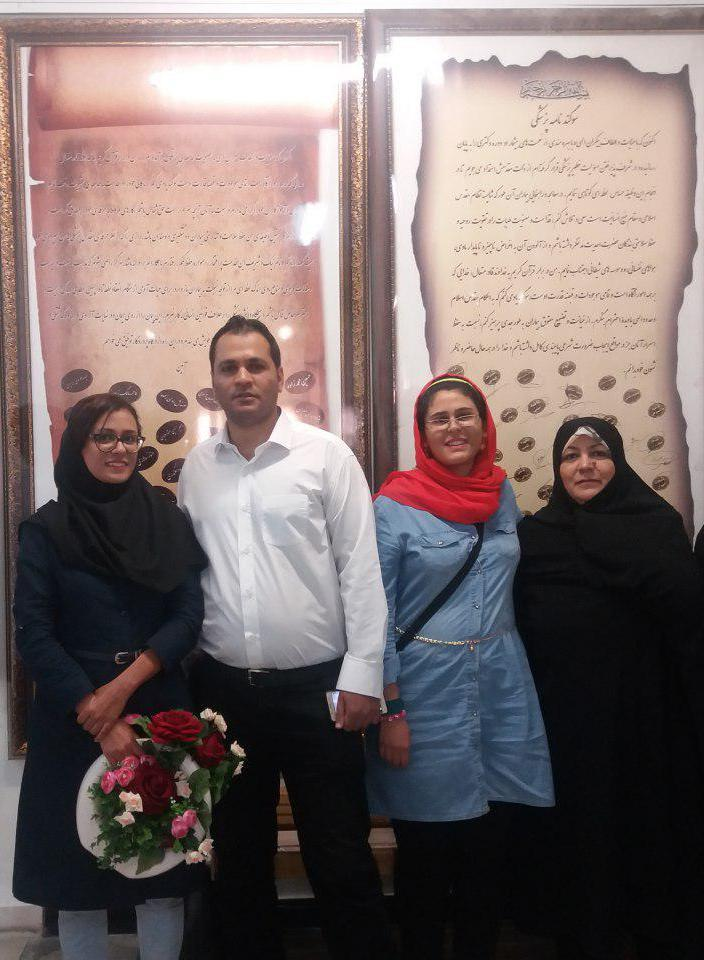
#> input picture leaves.jpg, 704 x 960 px
$ python red.py
#> lines starting #> are read from the running program, lines starting #| are printed output that depends on the picture
### simpleimage.py
"""
Stanford CS106AP SimpleImage
Written by Nick Parlante, Sonja Johnson-Yu, and Nick Bowman.
 -7/2019  version, has file reading, pix, foreach, hidden get/setpix
SimpleImage Features:
Create image:
  image = SimpleImage.blank(400, 200)   # create new image of size
  image = SimpleImage('foo.jpg')        # create from file
Access size
  image.width, image.height
Get pixel at x,y
  pix = image.get_pixel(x, y)
  # pix is RGB tuple like (100, 200, 0)
Set pixel at x,y
  image.set_pixel(x, y, pix)   # set data by tuple also
Get Pixel object at x,y
  pixel = image.get_pixel(x, y)
  pixel.red = 0
  pixel.blue = 255
Show image on screen
  image.show()
The main() function below demonstrates the above functions as a test.
"""

import sys
# If the following line fails, "Pillow" needs to be installed
from PIL import Image


def clamp(num):
    """
    Return a "clamped" version of the given num,
    converted to be an int limited to the range 0..255 for 1 byte.
    """
    num = int(num)
    if num < 0:
        return 0
    if num >= 256:
        return 255
    return num


class Pixel(object):
    """
    A pixel at an x,y in a SimpleImage.
    Supports set/get .red .green .blue
    and get .x .y
    """
    def __init__(self, image, x, y):
        self.image = image
        self._x = x
        self._y = y

    def __str__(self):
        return 'r:' + str(self.red) + ' g:' + str(self.green) + ' b:' + str(self.blue)

    # Pillow image stores each pixel color as a (red, green, blue) tuple.
    # So the functions below have to unpack/repack the tuple to change anything.

    @property
    def red(self):
        return self.image.px[self._x, self._y][0]

    @red.setter
    def red(self, value):
        rgb = self.image.px[self._x, self._y]
        self.image.px[self._x, self._y] = (clamp(value), rgb[1], rgb[2])

    @property
    def green(self):
        return self.image.px[self._x, self._y][1]

    # [4 lines left out: function green, not called in this run]

    @property
    def blue(self):
        return self.image.px[self._x, self._y][2]

    # [4 lines left out: function blue, not called in this run]

    @property
    def x(self):
        return self._x

    @property
    def y(self):
        return self._y


# color tuples for background color names 'red' 'white' etc.
BACK_COLORS = {
    'white': (255, 255, 255),
    'black': (0, 0, 0),
    'red': (255, 0, 0),
    'green': (0, 255, 0),
    'blue': (0, 0, 255),
}


class SimpleImage(object):
    def __init__(self, filename, width=0, height=0, back_color=None):
        """
        Create a new image. This case works: SimpleImage('foo.jpg')
        To create a blank image use SimpleImage.blank(500, 300)
        The other parameters here are for internal/experimental use.
        """
#> called with filename = 'leaves.jpg', width = 0, height = 0
        # Create pil_image either from file, or making blank
        if filename:
            self.pil_image = Image.open(filename).convert("RGB")
#> self.pil_image is the input picture: PIL image 704x960 RGB; mean R, G, B 123.4, 109.5, 108.3
            if self.pil_image.mode != 'RGB':
                raise Exception('Image file is not RGB')
            self._filename = filename  # hold onto
        else:
            if not back_color:
                back_color = 'white'
            color_tuple = BACK_COLORS[back_color]
            if width == 0 or height == 0:
                raise Exception('Creating blank image requires width/height but got {} {}'
                                .format(width, height))
            self.pil_image = Image.new('RGB', (width, height), color_tuple)
        self.px = self.pil_image.load()
        size = self.pil_image.size
#> size = (704, 960)
        self._width = size[0]
#> self._width = 704
        self._height = size[1]
#> self._height = 960
        self.curr_x = 0
        self.curr_y = 0

    def __iter__(self):
        return self

    def __next__(self):
        if self.curr_x < self.width and self.curr_y < self.height:
            x = self.curr_x
#> x = 0
            y = self.curr_y
            self.increment_curr_counters()
            return Pixel(self, x, y)
        else:
            self.curr_x = 0
            self.curr_y = 0
            raise StopIteration()

    def increment_curr_counters(self):
        self.curr_x += 1
        if self.curr_x == self.width:
            self.curr_x = 0
            self.curr_y += 1

    # [9 lines left out: functions blank, file, not called in this run]

    @property
    def width(self):
        """Width of image in pixels."""
        return self._width

    @property
    def height(self):
        """Height of image in pixels."""
        return self._height

    # [25 lines left out: functions get_pixel, set_pixel, set_rgb, not called in this run]

    def _get_pix_(self, x, y):
        """Get pix RGB tuple (200, 100, 50) for the given x,y."""
        return self.px[x, y]

    def _set_pix_(self, x, y, pix):
        """Set the given pix RGB tuple into the image at the given x,y."""
        self.px[x, y] = pix

    def show(self):
        """Displays the image using an external utility."""
        self.pil_image.show()

    # [39 lines left out: functions make_as_big_as, main, not called in this run]


# [2 lines that do not run on import are left out]

### red.py
import random
from simpleimage import SimpleImage
DEFAULT_FILE='leaves.jpg'
def main():
    file_name=get_file()
    image=SimpleImage(DEFAULT_FILE)
    image.show()
    for pixel in image:
        pixel.red=random.randint(0,255)
    image.show()
#> in show (call 2), `self.pil_image.show()`:
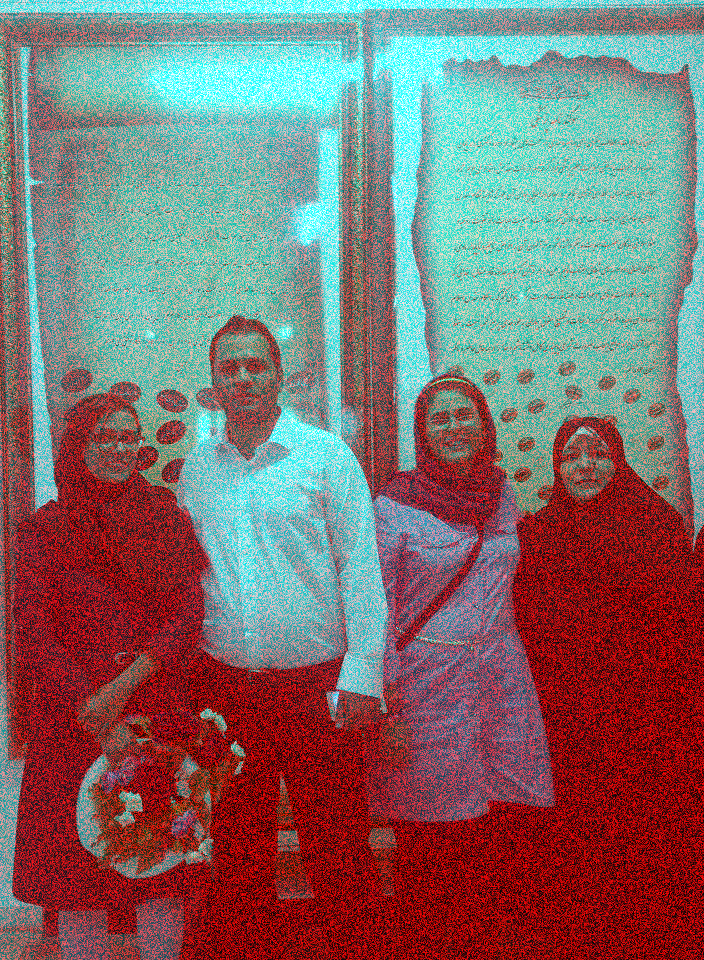
#> shown: PIL image 704x960 RGB; mean R, G, B 127.5, 109.5, 108.3
def get_file():
    filename=input('Enter image file(or press enter for default):')
    if filename=='':
        filename=DEFAULT_FILE
    return filename
if __name__=='__main__':
    main()
